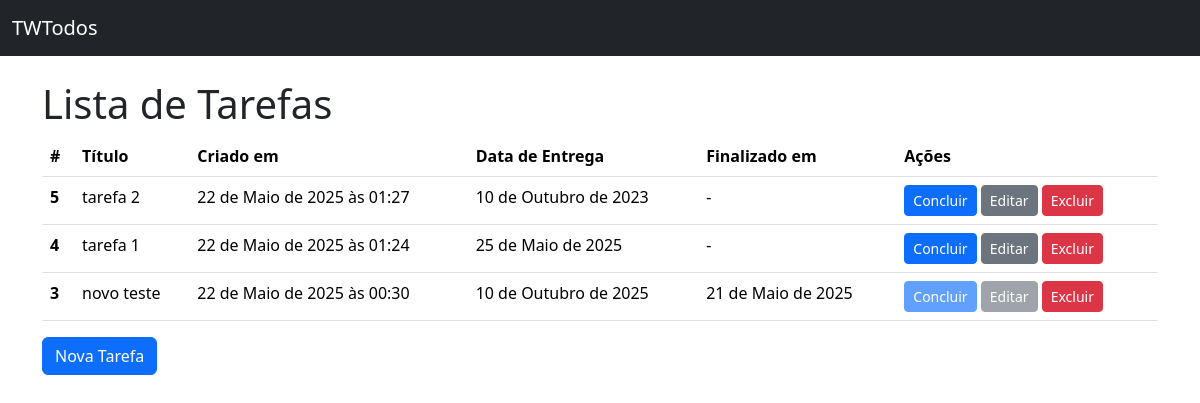
The page / on the database its author committed.
### todos/models.py (models this page shows)
class Todo(models.Model):
    title = models.CharField(verbose_name='Título',max_length=200, null=False, blank=False)
    created_at = models.DateTimeField(auto_now_add=True, null=False, blank=False)
    deadline = models.DateField(verbose_name='Data de Entrega', null=False, blank=False)
    finished_at = models.DateField(null=True)
    class Meta:
        ordering = ['deadline']

### todos/views.py (the view)
# urls.py: path('', TodoListView.as_view(), name = 'todo_list'),
class TodoListView(ListView):
    model = Todo

### todos/templates/todos/todo_list.html (shortened to what this page needs)
{% extends "base.html" %}
  {% block content %}
        <h1>Lista de Tarefas</h1>
        {% if todo_list %}
        <table class="table">
  <thead>
    <tr>
      <th scope="col">#</th>
      <th scope="col">Título</th>
      <th scope="col">Criado em</th>
      <th scope="col">Data de Entrega</th>
      <th scope="col">Finalizado em</th>
      <th scope="col">Ações</th>
    </tr>
  </thead>
  <tbody>
    {% for todo in todo_list %}
    <tr>
      <th scope="row">{{todo.pk}}</th>
      <td>{{todo.title}}</td>
      <td>{{todo.created_at}}</td>
      <td>{{todo.deadline}}</td>
      <td>{{todo.finished_at| default:"-"}}</td>
      <td>
         <a href="{% url 'todo_complete' pk=todo.pk %}" class="btn btn-primary btn-sm {% if todo.finished_at %}disabled{% endif %}">Concluir</a>
          <a href="{% url 'todo_update' pk=todo.pk %}" class="btn btn-secondary btn-sm {% if todo.finished_at %}disabled{% endif %}">Editar</a>
         <a href="{% url 'todo_delete' pk=todo.pk %}" class="btn btn-danger btn-sm">Excluir</a>
      </td>
    </tr>
      {% endfor %}
  </tbody>
</table>
{% else %}
<p> Nenhuma tarefa encontrada.</p>
      {% endif %}
      <a href="{% url 'todo_create' %}" class="btn btn-primary">Nova Tarefa</a>
{% endblock content %}

### todos/templates/base.html (shortened to what this page needs)
<!doctype html>
<html lang="pt-br">
  <head>
    <link href="https://cdn.jsdelivr.net/npm/bootstrap@5.3.6/dist/css/bootstrap.min.css" rel="stylesheet">
  </head>
  <body>
    <nav class="navbar bg-dark mb-4" data-bs-theme="dark">
  <div class="container-fluid">
    <a class="navbar-brand" href=" {% url 'todo_list' %}">TWTodos</a>
  </div>
    </nav>
    <main class = "container">
       {% block content %} {% endblock content %}
    </main>
  </body>
</html>

### rows shown on the page
Todo: pk "5", title "tarefa 2", created_at "22 de Maio de 2025 às 01:27", deadline "10 de Outubro de 2023", finished_at "-"
Todo: pk "4", title "tarefa 1", created_at "22 de Maio de 2025 às 01:24", deadline "25 de Maio de 2025", finished_at "-"
Todo: pk "3", title "novo teste", created_at "22 de Maio de 2025 às 00:30", deadline "10 de Outubro de 2025", finished_at "21 de Maio de 2025"
